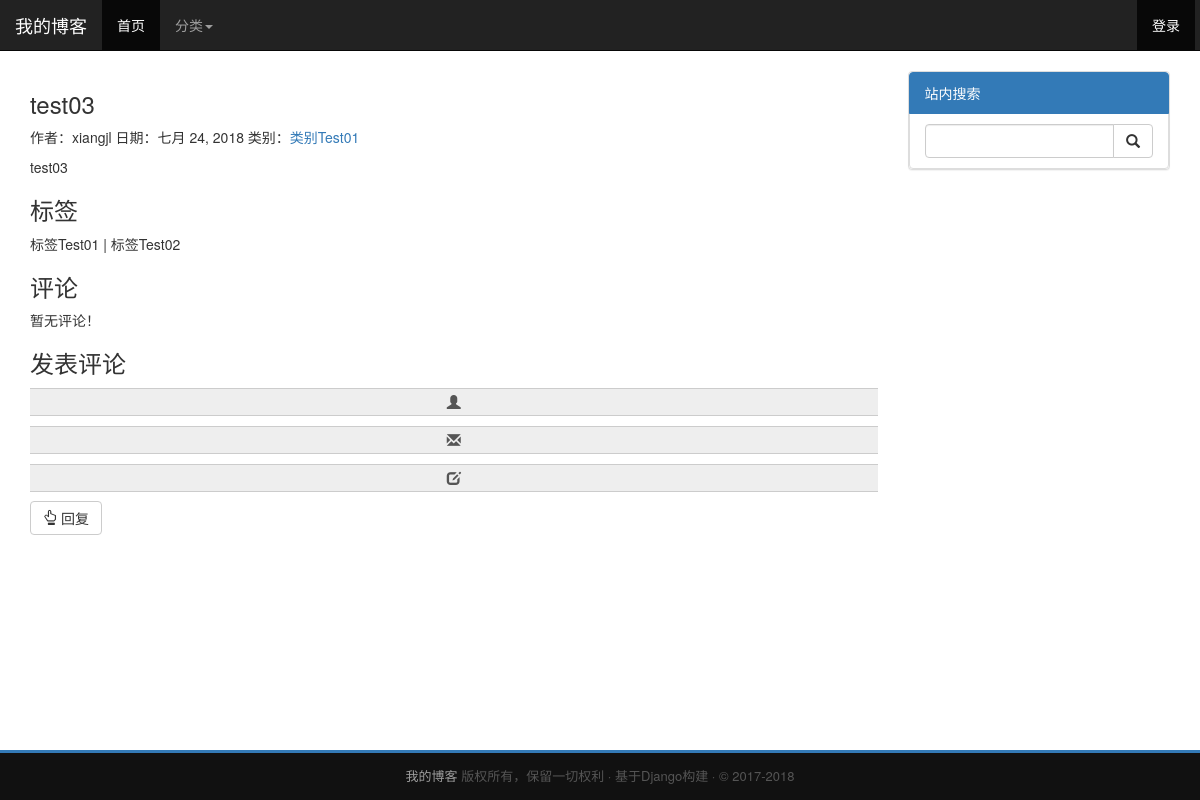
/detail/3, run on the app's committed database.
### blog/models.py (models this page shows, shortened)
class Article(models.Model):  # 文章
    id = models.AutoField(primary_key=True)
    author = models.ForeignKey(User, on_delete=models.DO_NOTHING, verbose_name='作者')  #第2个关键字参数则是指定当外键指向的数据对象被删除“on_delete”时，如何进行处理，这里的值为“models.DO_NOTHING”，即不做任何处理；
    title = models.CharField('标题', max_length=50)
    content = models.TextField('内容')
    pub_time = models.DateField('日期', auto_now=True)
    category = models.ForeignKey(Category, on_delete=models.SET_DEFAULT, default=1, verbose_name='类别')
    tag = models.ManyToManyField(Tag, verbose_name='标签')
    class Meta:
        verbose_name_plural = verbose_name = '文章'

class Category(models.Model):  # 文章类别
    id = models.IntegerField(primary_key=True)
    name = models.CharField('类别', max_length=20, unique=True)
    class Meta:
        verbose_name_plural = verbose_name = '类别'
    def __str__(self):
        return self.name

class Tag(models.Model):  # 文章标签
    name = models.CharField('标签', max_length=20, unique=True)
    class Meta:
        verbose_name_plural = verbose_name = '标签'
    def __str__(self):
        return self.name

### blog/views.py (the view, shortened to what this page needs)
# urls.py: path('detail/<int:pk>', blog_view.ArticleDetail.as_view(), name='detail'),
class ArticleDetail(DetailView):
    model = Article
    template_name = 'detail.html'
    def get_context_data(self, **kwargs):
        context = super().get_context_data(**kwargs)
        comments = Comment.objects.filter(article=self.kwargs['pk'])  # 通过文章id查询评论内容
        context['comment_list'] = self.comment_sort(comments)  # 将排序归类后的文章列表存入传送到模板的数据中
        comment_form = CommentForm()  # 创建评论表单对象
        context['comment_form'] = comment_form  # 将表单对象传送到模板的数据中
        try:
            context['session'] = {
                'name': self.request.session['name'],
                'email': self.request.session['email'],
                'content': self.request.session['content']
            }
        except:  # session读取异常时不做处理
            pass
        return context
    def comment_sort(self, comments):  # 评论排序函数
        self.comment_list = []  # 排序后的评论列表
        self.top_level = []  # 存储顶级评论
        self.sub_level = {}  # 存储回复评论
        for comment in comments:  # 遍历所有评论
            if comment.reply == None:  # 如果没有回复目标
                self.top_level.append(comment)  # 存入顶级评论列表
            else:  # 否则
                self.sub_level.setdefault(comment.reply.id, []).append(comment)  # 以回复目标（父级评论）id为键存入字典
        for top_comment in self.top_level:  # 遍历顶级评论
            self.format_show(top_comment)  # 通过递归函数进行评论归类
        return self.comment_list  # 返回最终的评论列表

### blog/templates/detail.html (shortened to what this page needs)
{% extends 'base.html' %}
{% block content %}
    <div>
        <h3>{{ object.title }}</h3>
        <p>作者：{{ object.author }} 日期：{{ object.pub_time }} 类别：<a
                href="{% url 'category' article.category.id %}">{{ article.category }}</a></p>
        {{ object.content | safe }}
    </div>
    <div>
        <h3>标签</h3>
        {% for tag in object.tag.all %}
            {{ tag }}
            {% if not forloop.last %}
                |
            {% endif %}
        {% endfor %}
    </div>
    <div>
        <h3>评论</h3>
        {% for comment in comment_list %}
            {% if comment.reply == None %}
                {% if not forloop.first %}
                    </ul>
                {% endif %}
                <ul class="list-group">
                <li class="list-group-item active">{{ comment.name }}：{{ comment.content }} ({{ comment.publish }})
                    <a href="#publish" onclick="reply('{{ comment.name }}',{{ comment.id }})"
                       style="color: white;align-self: right">[回复]</a>
                </li>
            {% else %}
                <li class="list-group-item">
                    {{ comment.name }} >>> {{ comment.reply.name }}：{{ comment.content }} ({{ comment.publish }})
                    <a href="#publish" onclick="reply('{{ comment.name }}',{{ comment.id }})">[回复]</a>
                </li>
            {% endif %}
        {% if forloop.last %}
            </ul>
        {% endif %}
        {% empty %}
            暂无评论！
        {% endfor %}
    </div>
    <div>
        <h3 id="publish">发表评论</h3>
        <div class="input-group">
            <span class="input-group-addon glyphicon glyphicon-user"></span>{{ comment_form.name }}
        </div>
        <div class="input-group" style="margin-top: 10px">
            <span class="input-group-addon glyphicon glyphicon-envelope"></span>{{ comment_form.email }}
        </div>
        <div class="input-group" style="margin-top: 10px">
            <span class="input-group-addon glyphicon glyphicon-edit"></span>{{ comment_form.content }}
        </div>
        <button id="submit_comment" type="button" class="btn btn-default" style="margin-top: 10px"><span
                class="glyphicon glyphicon-hand-up"></span> 回复
        </button>
    </div>
{% endblock %}

### blog/templates/base.html (style rules this page uses)
html { position: relative; min-height: 100%; }
body { padding-top: 70px; padding-bottom: 70px; }

### data on the page
Article: title "test03", author "xiangjl", pub_time "七月 24, 2018", category "类别Test01", content "test03"
Tag: name "标签Test01"
Tag: name "标签Test02"
